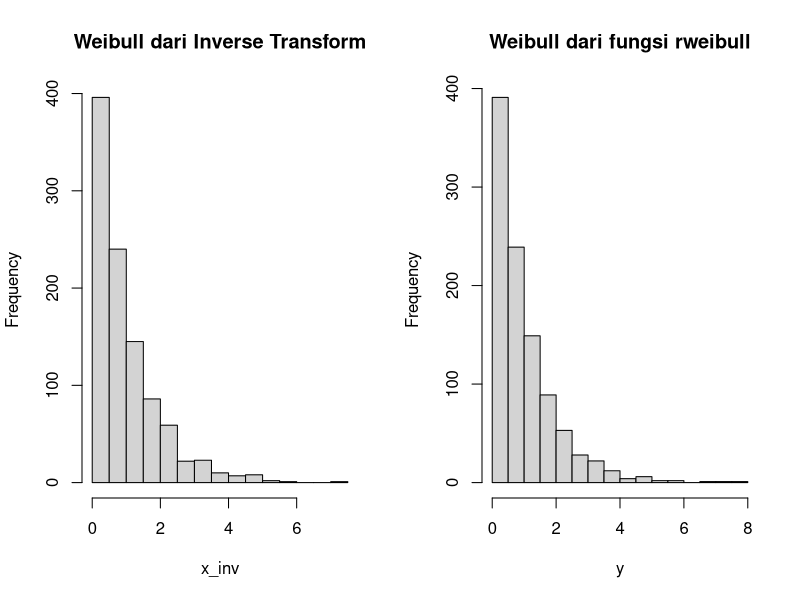
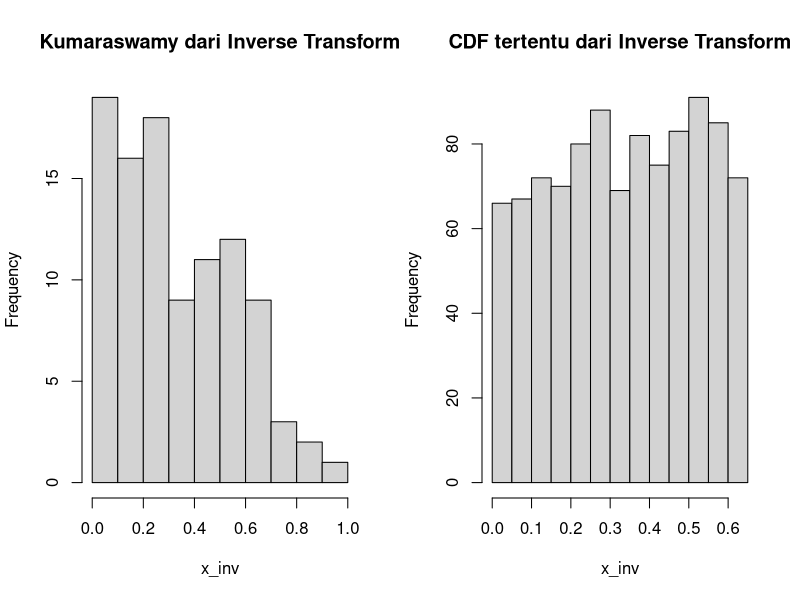

These charts were generated, in order, by the following R code:
# === Membangkitkan dengan Distribusi Uniform ===
# a. Cara Manual :
# 1. Menentukan sample size sebesar 1000
n <- 1000
# 2. Generate Random Number
set.seed(123)
u <- runif(n)
u
# 3. Mencari invers dari CDF yang diketahui:
a <- 1
b <- 1
x_inv <- -b*((log(1-u))^1/a)
head(x_inv)

# b. Membangkitkan X dari fungsi bawaan R (rweibull)
set.seed(123)
y <- rweibull(n, shape = 1)
head(x_inv)

# c. Membuat visualisasi kedua bangkitan tersebut
par(mfrow=c(1,2))
hist(x_inv,main="Weibull dari Inverse Transform")
hist(y,main="Weibull dari fungsi rweibull")

# d. Kesimpulan: 
# Generate secara manual maupun menggunakan fungsi r yaitu "rweibull" menghasilkan visualisasi histogram yang sama.


# === Membangkitkan dengan Distribusi Kumaraswamy ===
# 1. Menentukan sample size sebesar 1000
n <- 100
# 2. Generate Random Number
set.seed(123)
u <- runif(n)
u
# 3. Mencari invers dari CDF yang diketahui:
a <-1
b <- 2
x_inv <- -(((1-u)^(1/b)-1)^(1/a))
head(x_inv)

# c. Membuat visualisasi kedua bangkitan tersebut
hist(x_inv, main="Kumaraswamy dari Inverse Transform")

# d. Kesimpulan: 
# 


# === Membangkitkan CDF tertentu ===
# a. Cara Manual :
# 1. Menentukan sample size sebesar 1000
n <- 1000
# 2. Generate Random Number
set.seed(123) #kalau gamake set.seed, ketika di run hasil sample akan berbeda
u <- runif(n, min = 0, max = 1)
u
# 3. Mencari invers dari CDF yang diketahui:
x_inv <- sqrt(3*u+4)-2
head(x_inv)

# c. Membuat visualisasi kedua bangkitan tersebut
hist(x_inv,main="CDF tertentu dari Inverse Transform")

# d. Kesimpulan